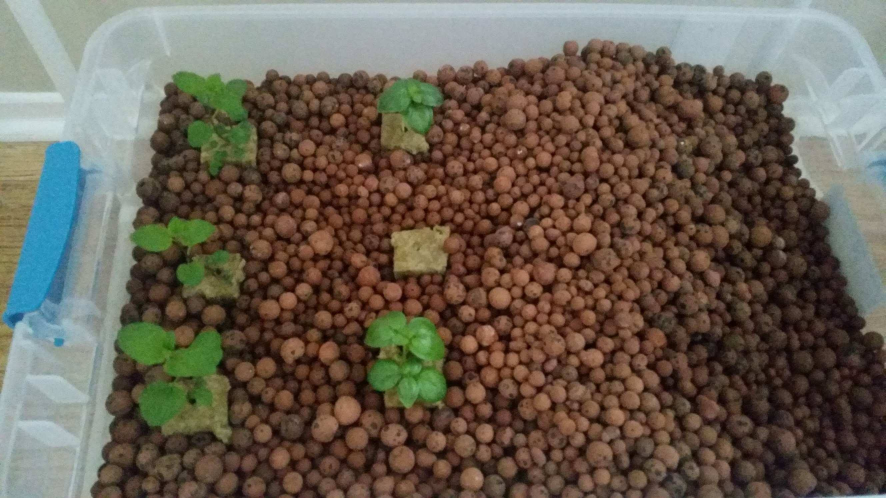
#> input picture pic2.jpg, 2656 x 1494 px (shown at 1/3 size)
$ python fourth.py   (older library calls are emulated)
#> lines starting #> are read from the running program, lines starting #| are printed output that depends on the picture; after the words box and inside, x2 and y2 are one past the last pixel; in counts of white or black regions, pixels touching at a corner belong together
import cv2
import numpy as np

def get_contour_areas(contours):
    all_areas = []
    for cnt in contours:
        area = cv2.contourArea(cnt)
        all_areas.append(area)
    return all_areas


def print_all_areas(contours):
    all_areas = get_contour_areas(contours)
    for area in all_areas:
        print("Area:" + str(area))


def label_contour_center(image, contours):

    for cnt in contours:
        if cv2.contourArea(cnt) > 0:
            M = cv2.moments(cnt)
            cx = int(M['m10'] / M['m00'])
            cy = int(M['m01']/M['m00'])
            print('haaa')
            #cv2.circle(image,(cx,cy),10,(255,0,0),-1)
            cv2.putText(image, str(cv2.contourArea(cnt)), (cx,cy), cv2.FONT_HERSHEY_SIMPLEX,1,(255,0,0),2)
    return image


image = cv2.imread('pic2.jpg')
#> image is the input picture: shape (1494, 2656, 3); mean B, G, R 82.2, 95, 105.1
#cv2.imshow('Input image', image)
#cv2.waitKey(0)
small = cv2.resize(image, (0,0), fx=0.5, fy=0.5)
cv2.imshow('Small', small)
cv2.waitKey(0)

hsv = cv2.cvtColor(small, cv2.COLOR_BGR2HSV)
#> hsv: shape (747, 1328, 3); mean H, S, V 35.8, 101.3, 113.5

lower_green = np.array([40,50,50])
upper_green = np.array([70,255,255])


mask = cv2.inRange(hsv, lower_green, upper_green)
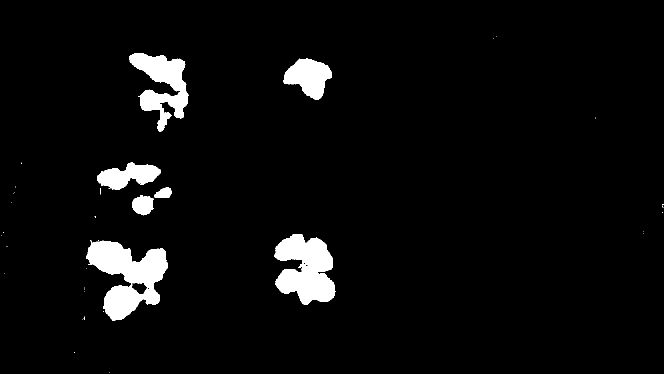
#> mask: shape (747, 1328) (shown at 1/2 size); 4.5% white; 37 white regions (29 under 20 px), largest, box (x1, y1, x2, y2) and area: (173, 480, 335, 642) 13696, (548, 468, 671, 610) 11583, (258, 107, 378, 263) 8703
res = cv2.bitwise_and(small, small, mask = mask)
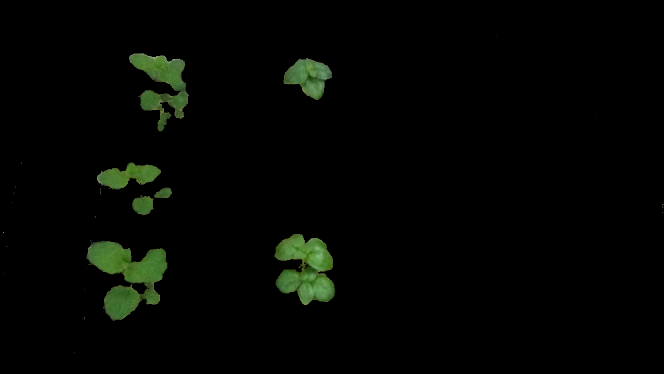
#> res: shape (747, 1328, 3) (shown at 1/2 size); mean B, G, R 2.4, 5.2, 3.4

cv2.imshow('Result', res)
cv2.waitKey(0)
cv2.imshow('Mask', mask)
cv2.waitKey(0)

kernal = np.ones((5,5),np.float32)/25
smoothed = cv2.filter2D(res, -1, kernal)
cv2.imshow('Smoothed', smoothed)
cv2.waitKey(0)

kernal2 = np.ones((10,10),np.float32)/100

opening = cv2.morphologyEx(res, cv2.MORPH_OPEN, kernal2)
cv2.imshow('opening', opening)
cv2.waitKey(0)

gray = cv2.cvtColor(opening, cv2.COLOR_BGR2GRAY)
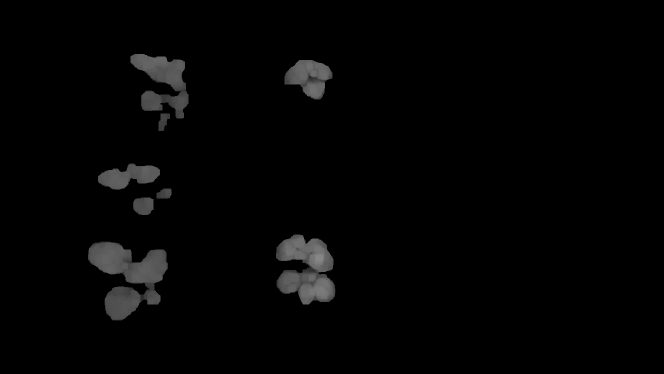
#> gray: shape (747, 1328) (shown at 1/2 size); min 0, max 134, mean 3.9
#gray = cv2.cvtColor(smoothed, cv2.COLOR_BGR2GRAY)

cv2.imshow('Gray image', gray)
cv2.waitKey(0)

edged = cv2.Canny(gray, 300, 100)
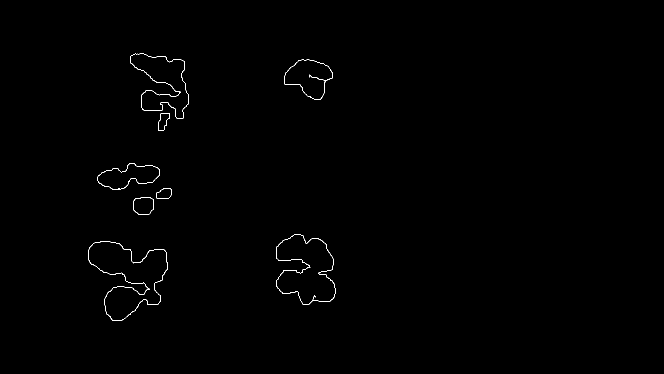
#> edged: shape (747, 1328) (shown at 1/2 size); 0.32% white in thin lines or dots, all inside (x1, y1, x2, y2) = (176, 107, 671, 641)
cv2.imshow('Edged', edged)
cv2.waitKey(0)

blank_image = np.zeros((small.shape[0], small.shape[1], 3))


_, contours, _ = cv2.findContours(edged.copy(), cv2.RETR_EXTERNAL, cv2.CHAIN_APPROX_NONE)
#> contours = 8 contours; box (x1, y1, x2, y2) and area: (176, 483, 336, 641) 13398, (552, 469, 671, 609) 11264, (260, 107, 377, 237) 7855, (568, 119, 665, 199) 4852, (195, 327, 320, 380) 3893, (266, 395, 307, 430) 1204, (316, 226, 340, 262) 531, (312, 377, 343, 397) 484
cv2.drawContours(blank_image, contours, -1, (0,0,255),2)
cv2.imshow('Canny Edges After Contouring', blank_image)
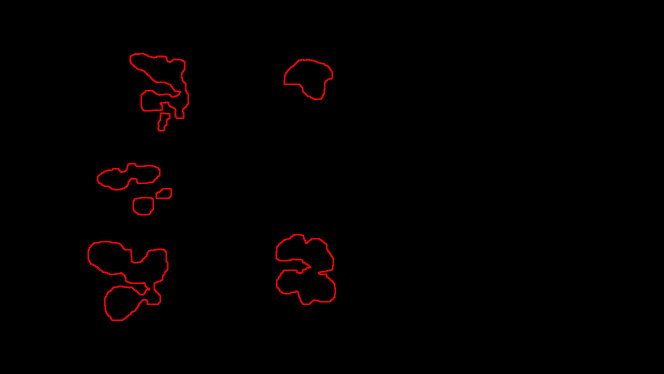
#> window 'Canny Edges After Contouring': shape (747, 1328, 3) (shown at 1/2 size); mean B, G, R 0, 0, 2.5
cv2.waitKey()

print("Number of Contours found = " + str(len(contours)))
#| Number of Contours found = 8

cv2.drawContours(small, contours, -1, (0,0,255),2)
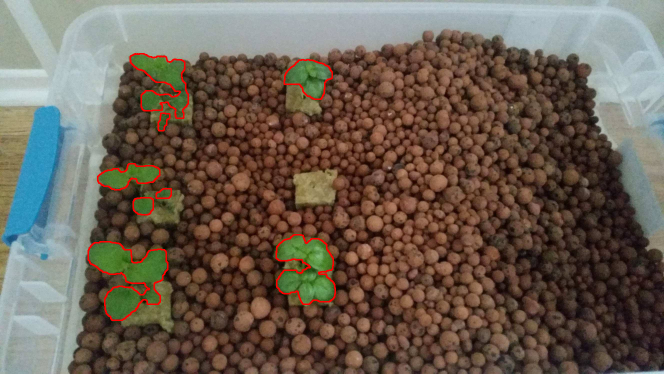
#> small: shape (747, 1328, 3) (shown at 1/2 size); mean B, G, R 81.9, 94.2, 107
cv2.imshow('Contours', small.copy())
cv2.waitKey()


print_all_areas(contours)
#> the loop in get_contour_areas, `for cnt in contours:` made 8 passes
#> area on passes 1 to 8: 13397.5, 11264, 1204.5, 484, 3893, 531, 4852, 7855
#> after the loop in get_contour_areas, `for cnt in contours:`: all_areas = [13397.5, 11264, 1204.5, 484, 3893, 531, 4852, 7855]
#> the loop in print_all_areas, `for area in all_areas:` made 8 passes
#| Area:13397.5
#| Area:11264.0
#| Area:1204.5
#| Area:484.0
#| Area:3893.0
#| Area:531.0
#| Area:4852.0
#| Area:7855.0

cv2.imshow('Contours with circles', label_contour_center(blank_image.copy(),contours))
#> the loop in label_contour_center, `for cnt in contours:` made 8 passes
#> (cx, cy) on passes 1 to 8: (256, 552), (613, 539), (286, 411), (328, 387), (256, 352), (326, 242), (618, 154), (325, 164)
#| haaa
#| haaa
#| haaa
#| haaa
#| haaa
#| haaa
#| haaa
#| haaa
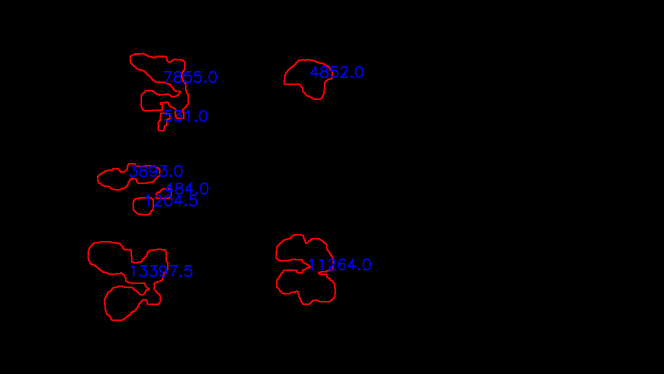
#> window 'Contours with circles': shape (747, 1328, 3) (shown at 1/2 size); mean B, G, R 1.7, 0, 2.4
cv2.waitKey()

$ run again, with bacterial-diseases-of-plants.jpg copied over pic2.jpg
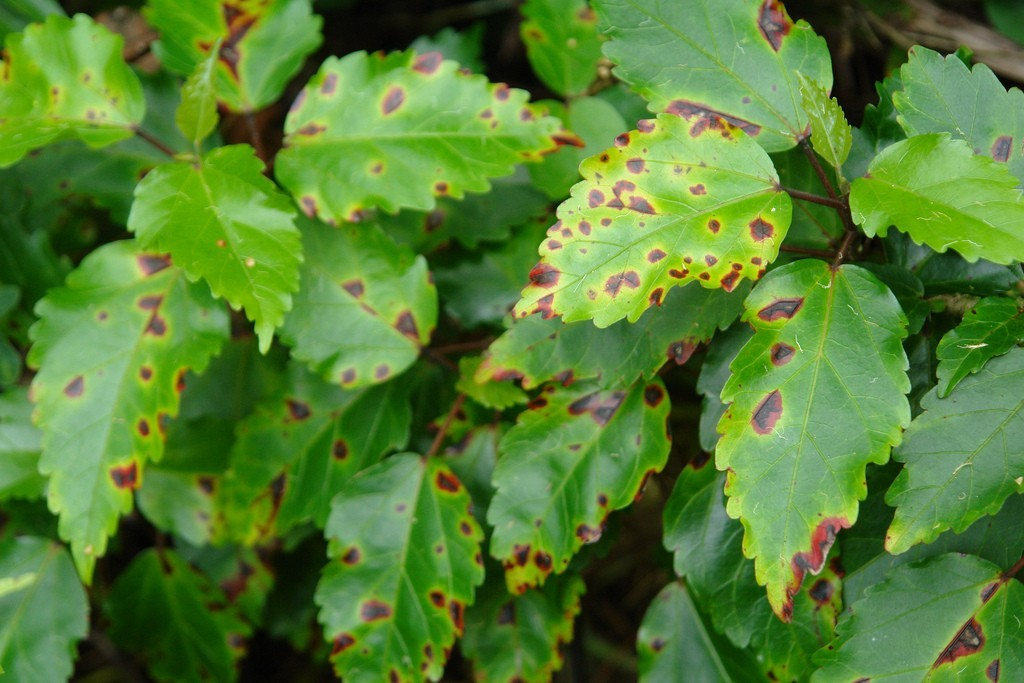
#> input picture bacterial-diseases-of-plants.jpg, 1024 x 683 px
#> image is the input picture: shape (683, 1024, 3); mean B, G, R 51, 127.1, 85.2
#> hsv: shape (342, 512, 3); mean H, S, V 47.1, 163.6, 128.9
#> `mask = cv2.inRange(hsv, lower_green, upper_green)`:
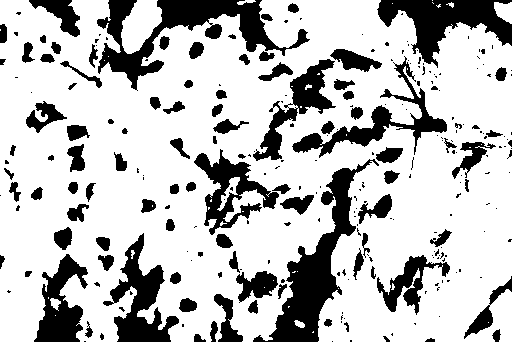
#> mask: shape (342, 512); 74.8% white; 266 black regions (166 under 20 px), largest, box (x1, y1, x2, y2) and area: (97, 0, 310, 91) 5578, (253, 159, 379, 342) 5545, (377, 0, 512, 68) 3998
#> edged: shape (342, 512); 5.4% white in thin lines or dots
#> contours = 92 contours, 52 with area under 20; largest, box (x1, y1, x2, y2) and area: (249, 87, 512, 212) 5526, (332, 235, 363, 273) 837, (67, 122, 91, 173) 758, (26, 92, 70, 142) 711, (322, 266, 376, 321) 474
#| Number of Contours found = 92
#> the loop in get_contour_areas, `for cnt in contours:` made 92 passes
#> area on passes 12, 16, 18, 21, 22, 23, 28, 33: 27, 474.5, 26, 396.5, 837, 285, 89, 91
#> after the loop in get_contour_areas, `for cnt in contours:`: all_areas = 92 values, max 5526.5 at index 61, min 0 at index 0, mean 133.7
#> the loop in print_all_areas, `for area in all_areas:` made 92 passes
#> (printed output is left out)
#> the loop in label_contour_center, `for cnt in contours:` made 92 passes
#> (cx, cy) on passes 2 to 9: (427, 340), (388, 335), (477, 333), (171, 327), (416, 324), (326, 327), (359, 329), (260, 318)
#> (printed output is left out)
#> after the loop in label_contour_center, `for cnt in contours:`:
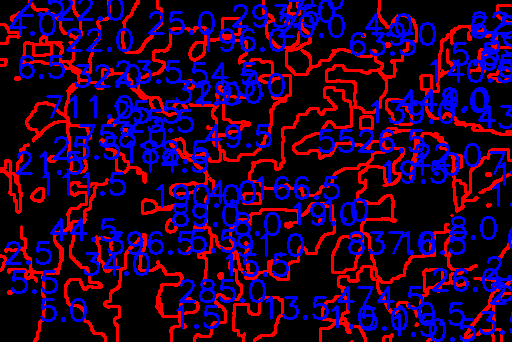
#> image: shape (342, 512, 3) float64; mean of channels 0, 1, 2 47.4, 0, 35.7; drawn as B, G, R
